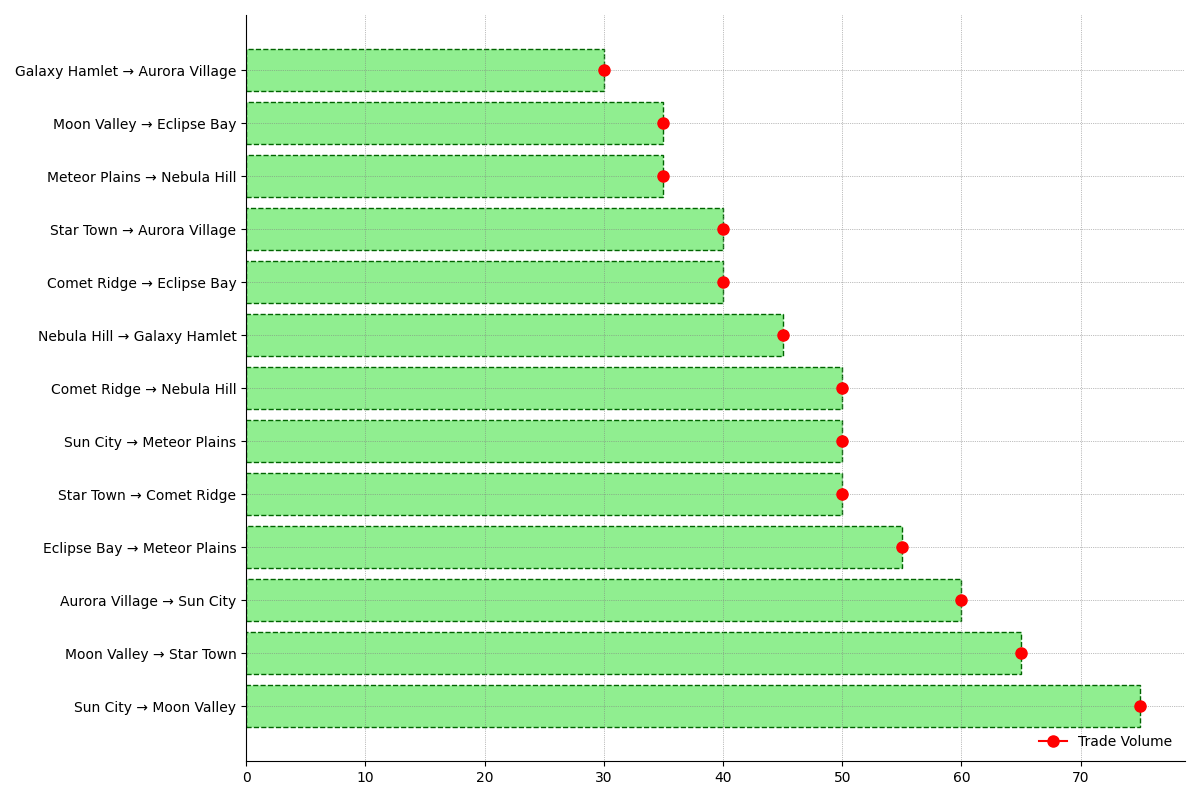

This chart was generated by the following Python code:
import matplotlib.pyplot as plt

# Define trade routes with their respective trade volumes
trade_routes = [
    ("Sun City", "Moon Valley", 75), 
    ("Moon Valley", "Star Town", 65), 
    ("Star Town", "Comet Ridge", 50), 
    ("Comet Ridge", "Eclipse Bay", 40), 
    ("Eclipse Bay", "Meteor Plains", 55), 
    ("Meteor Plains", "Nebula Hill", 35), 
    ("Nebula Hill", "Galaxy Hamlet", 45), 
    ("Galaxy Hamlet", "Aurora Village", 30),
    ("Aurora Village", "Sun City", 60), 
    ("Sun City", "Meteor Plains", 50), 
    ("Moon Valley", "Eclipse Bay", 35), 
    ("Comet Ridge", "Nebula Hill", 50), 
    ("Star Town", "Aurora Village", 40)
]

# Extract trade volume information and sort them in descending order
trade_volumes = sorted(trade_routes, key=lambda x: x[2], reverse=True)

# Prepare data for plotting
routes_labels = [f"{u} → {v}" for u, v, w in trade_volumes]
volumes = [w for u, v, w in trade_volumes]

# Plotting the sorted bar chart with altered styles
fig, ax = plt.subplots(figsize=(12, 8))
ax.barh(routes_labels, volumes, color='lightgreen', edgecolor='darkgreen', linestyle='--')

# Altering marker type (in bar chart, use edge line style and color)
marker_style = dict(marker='o', markersize=8, color='red') 
for y, (label, vol) in enumerate(zip(routes_labels, volumes)):
    ax.plot(vol, y, **marker_style)

# Modify grid style
ax.grid(True, linestyle=':', linewidth=0.5, color='grey')

# Add a legend
ax.legend(['Trade Volume'], loc='lower right', frameon=False)

# Altering border visibility
ax.spines['top'].set_visible(False)
ax.spines['right'].set_visible(False)

plt.tight_layout()
plt.show()
